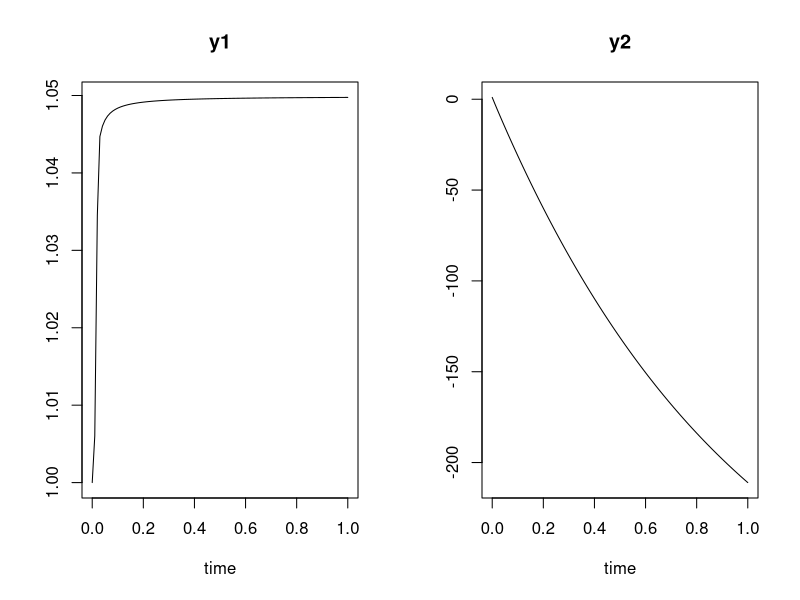

Write the R code that produced this figure.
library(deSolve)

fmodel <- function(lambda, y, parms){
  dy1 <- -20*y[1]*(y[2]- y[1]*y[2]/(0.05+y[1])) + 0.0909*y[1]*y[2]/(0.05+y[1]) + 0.9091*(1-y[1])/(0.05+(1-y[1]))
  dy2 <- lambda + (1 - 0.01*0.559 -0.559*338.44*0.81552)*(1-y[1]) - 420*0.81552 - y[2]
  list(c(dy1, dy2))
}

# d1 = 0.0909
# k1 = k2 = 0.9091
# K_1 = K_2 = 0.05
# beta = 1  
# E2t = 1 
# phi = 1 
# eps = 0.01
# psi = 0.559
# kk2 = 338.44
# kk3 = 420
# sig = 1
# erk = 0.81552

# (d1+k1)/K_1 = 20 


yj <- c(y1 = 1, y2 = 1)
lambda <- seq(0,1,0.1)
time = seq(0,1,0.01)

outf <- ode(times = time, y = yj, func = fmodel, parms = NULL)

plot(outf)
